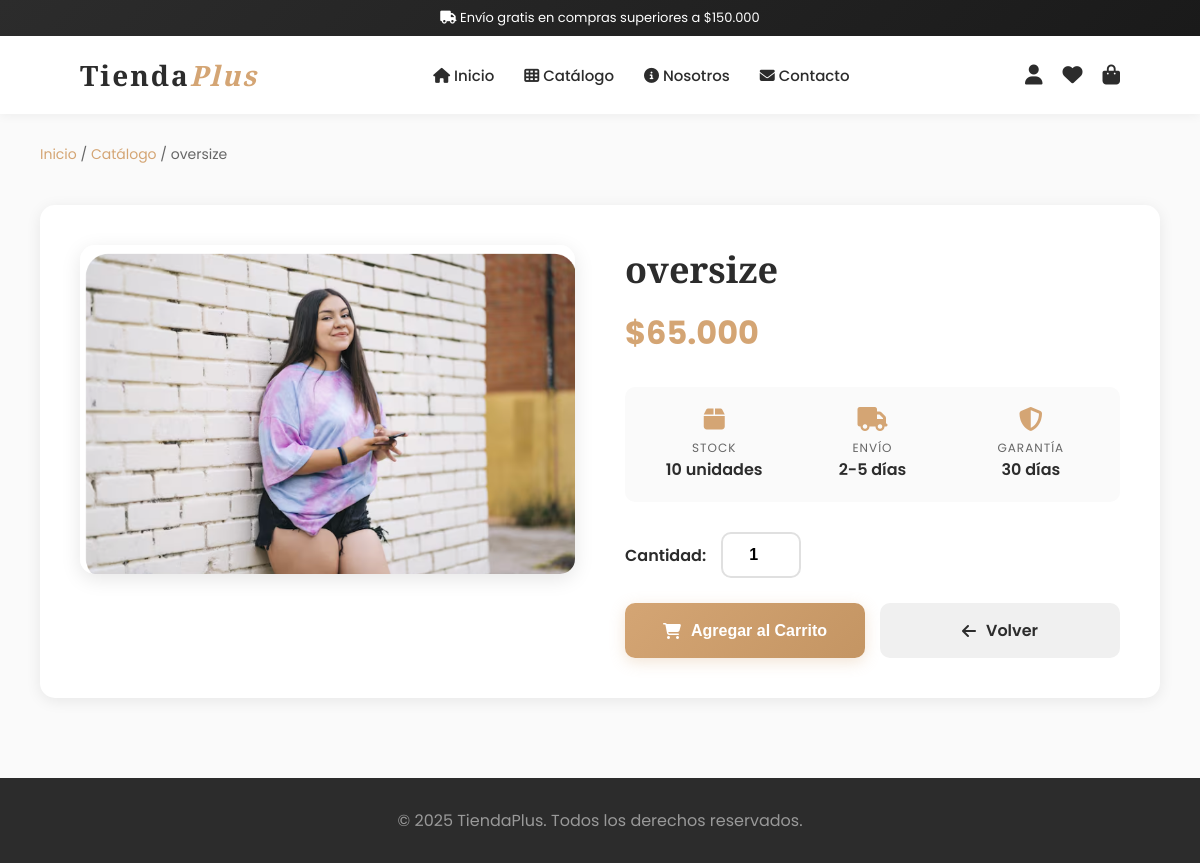
The page /web/detalle_producto.php?id=1 on the database its author committed.
### tables this page shows
CREATE TABLE `productos` (
  `id` int(11) NOT NULL,
  `categoria_id` int(11) NOT NULL,
  `nombre` varchar(100) NOT NULL,
  `descripcion` text DEFAULT NULL,
  `precio` decimal(10,2) NOT NULL,
  `stock` int(11) NOT NULL DEFAULT 0,
  `tallas` varchar(100) DEFAULT NULL,
  `imagen` varchar(255) DEFAULT NULL,
  `destacado` tinyint(1) DEFAULT 0
);

### web/detalle_producto.php (the view, shortened to what this page needs)
<?php
include_once("../backend/conexion.php");
$id = intval($_GET['id']);
$result = $conn->query("SELECT * FROM productos WHERE id = $id");
$producto = $result->fetch_assoc();
?>
<!DOCTYPE html>
<html lang="es">
<head>
    <link rel="stylesheet" href="https://cdnjs.cloudflare.com/ajax/libs/font-awesome/6.4.0/css/all.min.css">
</head>
<body>
    <header>
        <div class="header-top">
            <span><i class="fas fa-truck"></i> Envío gratis en compras superiores a $150.000</span>
        </div>
        <div class="header-main">
            <a href="index.php" class="logo">
                Tienda<span>Plus</span>
            </a>
            <nav>
                <a href="index.php"><i class="fas fa-home"></i> Inicio</a>
                <a href="catalogo.php"><i class="fas fa-th"></i> Catálogo</a>
                <a href="nosotros.php"><i class="fas fa-info-circle"></i> Nosotros</a>
                <a href="contactanos.php"><i class="fas fa-envelope"></i> Contacto</a>
            </nav>
            <div class="header-icons">
                <a href="login.php" title="Mi cuenta"><i class="fas fa-user"></i></a>
                <a href="resenas.php" title="Favoritos"><i class="fas fa-heart"></i></a>
                <a href="carrito.php" title="Carrito"><i class="fas fa-shopping-bag"></i></a>
            </div>
        </div>
    </header>
    <div class="breadcrumb">
        <a href="index.php">Inicio</a> / <a href="catalogo.php">Catálogo</a> /
        <?= htmlspecialchars($producto['nombre']) ?>
    </div>
    <div class="product-container">
        <div class="product-detail">
            <div class="product-image">
                <img src="img/<?= htmlspecialchars($producto['imagen']) ?>"
                    alt="<?= htmlspecialchars($producto['nombre']) ?>">
            </div>
            <div class="product-info">
                <h1><?= htmlspecialchars($producto['nombre']) ?></h1>
                <div class="product-price">
                    $<?= number_format($producto['precio'], 0, ',', '.') ?>
                </div>
                <div class="product-meta">
                    <div class="meta-item">
                        <i class="fas fa-box"></i>
                        <div class="label">Stock</div>
                        <div class="value"><?= $producto['stock'] ?> unidades</div>
                    </div>
                    <div class="meta-item">
                        <i class="fas fa-truck"></i>
                        <div class="label">Envío</div>
                        <div class="value">2-5 días</div>
                    </div>
                    <div class="meta-item">
                        <i class="fas fa-shield-alt"></i>
                        <div class="label">Garantía</div>
                        <div class="value">30 días</div>
                    </div>
                </div>
                <div class="quantity-selector">
                    <label for="cantidad">Cantidad:</label>
                    <input type="number" id="cantidad" name="cantidad" value="1" min="1"
                        max="<?= $producto['stock'] ?>">
                </div>
                <div class="product-actions">
                    <button type="button" class="btn btn-primary"
                        onclick="agregarAlCarritoDetalle(<?= $producto['id'] ?>, '<?= htmlspecialchars($producto['nombre'], ENT_QUOTES) ?>', '<?= htmlspecialchars($producto['tallas'] ?? '', ENT_QUOTES) ?>')">
                        <i class="fas fa-shopping-cart"></i> Agregar al Carrito
                    </button>
                    <a href="catalogo.php" class="btn btn-secondary">
                        <i class="fas fa-arrow-left"></i> Volver
                    </a>
                </div>
            </div>
        </div>
    </div>
    <footer>
        <p>© 2025 TiendaPlus. Todos los derechos reservados.</p>
    </footer>
</body>
</html>

### web/detalle_producto.php (style rules this page uses)
* { margin: 0; padding: 0; box-sizing: border-box; }
body { font-family: 'Poppins', sans-serif; background-color: #fafafa; color: #2c2c2c; }
header { background: #ffffff; box-shadow: 0 2px 10px rgba(0, 0, 0, 0.05); position: sticky; top: 0; z-index: 1000; }
.header-top { background: linear-gradient(135deg, #2c2c2c 0%, #1a1a1a 100%); color: #ffffff; padding: 8px 0; font-size: 13px; text-align: center; }
.header-main { display: flex; justify-content: space-between; align-items: center; padding: 20px 80px; max-width: 1400px; margin: 0 auto; }
.logo { font-family: 'Playfair Display', serif; font-size: 28px; font-weight: 700; color: #2c2c2c; letter-spacing: 2px; text-decoration: none; }
.logo span { color: #d4a574; font-style: italic; }
nav { display: flex; gap: 30px; }
nav a { text-decoration: none; color: #2c2c2c; font-weight: 500; font-size: 15px; transition: color 0.3s; }
.header-icons { display: flex; gap: 20px; font-size: 20px; }
.header-icons a { color: #2c2c2c; transition: color 0.3s; }
.breadcrumb { max-width: 1200px; margin: 30px auto 0; padding: 0 40px; font-size: 14px; color: #666; }
.breadcrumb a { color: #d4a574; text-decoration: none; }
.product-container { max-width: 1200px; margin: 40px auto; padding: 0 40px; }
.product-detail { background: white; border-radius: 15px; padding: 40px; box-shadow: 0 3px 15px rgba(0, 0, 0, 0.08); display: grid; grid-template-columns: 1fr 1fr; gap: 50px; }
.product-image { position: relative; }
.product-image img { width: 100%; border-radius: 15px; box-shadow: 0 5px 20px rgba(0, 0, 0, 0.1); }
.product-info h1 { font-family: 'Playfair Display', serif; font-size: 36px; color: #2c2c2c; margin-bottom: 15px; }
.product-price { font-size: 32px; font-weight: 700; color: #d4a574; margin-bottom: 25px; }
.product-meta { display: flex; gap: 20px; margin-bottom: 30px; padding: 20px; background: #fafafa; border-radius: 10px; }
.meta-item { flex: 1; text-align: center; }
.meta-item i { font-size: 24px; color: #d4a574; margin-bottom: 8px; }
.meta-item .label { font-size: 12px; color: #666; text-transform: uppercase; letter-spacing: 1px; }
.meta-item .value { font-size: 16px; font-weight: 600; color: #2c2c2c; }
.quantity-selector { display: flex; align-items: center; gap: 15px; margin-bottom: 25px; }
.quantity-selector label { font-weight: 600; color: #2c2c2c; }
.quantity-selector input { width: 80px; padding: 12px; border: 2px solid #e0e0e0; border-radius: 10px; text-align: center; font-size: 16px; font-weight: 600; }
.product-actions { display: flex; gap: 15px; }
.btn { flex: 1; padding: 15px 30px; border-radius: 10px; font-weight: 600; font-size: 16px; text-align: center; text-decoration: none; transition: all 0.3s; display: flex; align-items: center; justify-content: center; gap: 10px; border: none; cursor: pointer; }
.btn-primary { background: linear-gradient(135deg, #d4a574 0%, #c49563 100%); color: white; box-shadow: 0 4px 15px rgba(212, 165, 116, 0.3); }
.btn-secondary { background: #f0f0f0; color: #2c2c2c; }
footer { background: #2c2c2c; color: #ffffff; text-align: center; padding: 30px; margin-top: 80px; }
footer p { margin: 0; color: #999; }

### rows shown on the page
productos: nombre "oversize", imagen+nombre (picture), precio "65.000", stock "10"
